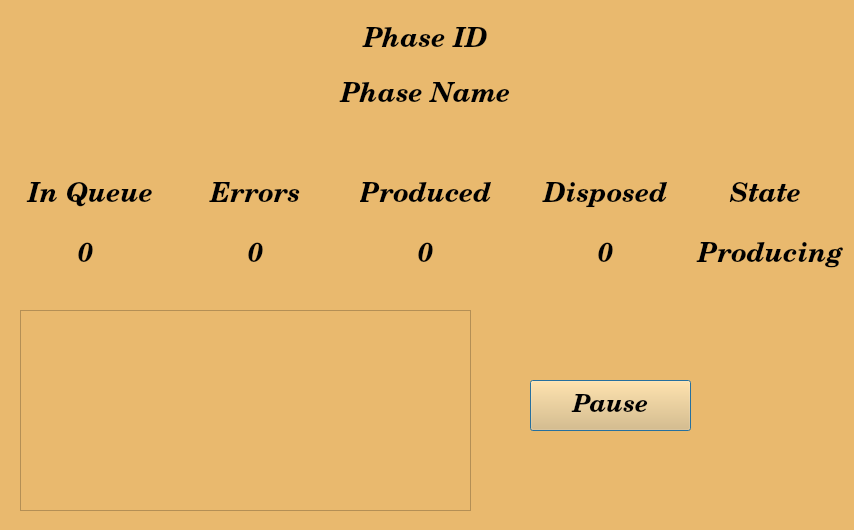
<?xml version="1.0" encoding="UTF-8"?>
<ui version="4.0">
 <class>PhaseViewDialog</class>
 <widget class="QDialog" name="PhaseViewDialog">
  <property name="geometry">
   <rect>
    <x>0</x>
    <y>0</y>
    <width>854</width>
    <height>530</height>
   </rect>
  </property>
  <property name="windowTitle">
   <string>Dialog</string>
  </property>
  <property name="styleSheet">
   <string notr="true">background-color: rgb(233, 185, 110);</string>
  </property>
  <widget class="QLabel" name="PhaseIDLabel">
   <property name="geometry">
    <rect>
     <x>310</x>
     <y>10</y>
     <width>231</width>
     <height>61</height>
    </rect>
   </property>
   <property name="font">
    <font>
     <family>Century Schoolbook L</family>
     <pointsize>20</pointsize>
     <weight>75</weight>
     <italic>true</italic>
     <bold>true</bold>
    </font>
   </property>
   <property name="text">
    <string>Phase ID</string>
   </property>
   <property name="alignment">
    <set>Qt::AlignCenter</set>
   </property>
  </widget>
  <widget class="QLabel" name="PhaseNameLabel">
   <property name="geometry">
    <rect>
     <x>170</x>
     <y>60</y>
     <width>511</width>
     <height>71</height>
    </rect>
   </property>
   <property name="font">
    <font>
     <family>Century Schoolbook L</family>
     <pointsize>20</pointsize>
     <weight>75</weight>
     <italic>true</italic>
     <bold>true</bold>
    </font>
   </property>
   <property name="text">
    <string>Phase Name</string>
   </property>
   <property name="alignment">
    <set>Qt::AlignCenter</set>
   </property>
  </widget>
  <widget class="QLabel" name="label_3">
   <property name="geometry">
    <rect>
     <x>20</x>
     <y>160</y>
     <width>141</width>
     <height>71</height>
    </rect>
   </property>
   <property name="font">
    <font>
     <family>Century Schoolbook L</family>
     <pointsize>20</pointsize>
     <weight>75</weight>
     <italic>true</italic>
     <bold>true</bold>
    </font>
   </property>
   <property name="text">
    <string>In Queue</string>
   </property>
   <property name="alignment">
    <set>Qt::AlignCenter</set>
   </property>
  </widget>
  <widget class="QLabel" name="label_4">
   <property name="geometry">
    <rect>
     <x>200</x>
     <y>160</y>
     <width>111</width>
     <height>71</height>
    </rect>
   </property>
   <property name="font">
    <font>
     <family>Century Schoolbook L</family>
     <pointsize>20</pointsize>
     <weight>75</weight>
     <italic>true</italic>
     <bold>true</bold>
    </font>
   </property>
   <property name="text">
    <string>Errors</string>
   </property>
   <property name="alignment">
    <set>Qt::AlignCenter</set>
   </property>
  </widget>
  <widget class="QLabel" name="label_5">
   <property name="geometry">
    <rect>
     <x>360</x>
     <y>160</y>
     <width>131</width>
     <height>71</height>
    </rect>
   </property>
   <property name="font">
    <font>
     <family>Century Schoolbook L</family>
     <pointsize>20</pointsize>
     <weight>75</weight>
     <italic>true</italic>
     <bold>true</bold>
    </font>
   </property>
   <property name="text">
    <string>Produced</string>
   </property>
   <property name="alignment">
    <set>Qt::AlignCenter</set>
   </property>
  </widget>
  <widget class="QLabel" name="label_6">
   <property name="geometry">
    <rect>
     <x>540</x>
     <y>160</y>
     <width>131</width>
     <height>71</height>
    </rect>
   </property>
   <property name="font">
    <font>
     <family>Century Schoolbook L</family>
     <pointsize>20</pointsize>
     <weight>75</weight>
     <italic>true</italic>
     <bold>true</bold>
    </font>
   </property>
   <property name="text">
    <string>Disposed</string>
   </property>
   <property name="alignment">
    <set>Qt::AlignCenter</set>
   </property>
  </widget>
  <widget class="QLabel" name="label_7">
   <property name="geometry">
    <rect>
     <x>700</x>
     <y>160</y>
     <width>131</width>
     <height>71</height>
    </rect>
   </property>
   <property name="font">
    <font>
     <family>Century Schoolbook L</family>
     <pointsize>20</pointsize>
     <weight>75</weight>
     <italic>true</italic>
     <bold>true</bold>
    </font>
   </property>
   <property name="text">
    <string>State</string>
   </property>
   <property name="alignment">
    <set>Qt::AlignCenter</set>
   </property>
  </widget>
  <widget class="QLabel" name="QueueSizeLabel">
   <property name="geometry">
    <rect>
     <x>30</x>
     <y>220</y>
     <width>111</width>
     <height>71</height>
    </rect>
   </property>
   <property name="font">
    <font>
     <family>Century Schoolbook L</family>
     <pointsize>20</pointsize>
     <weight>75</weight>
     <italic>true</italic>
     <bold>true</bold>
    </font>
   </property>
   <property name="text">
    <string>0</string>
   </property>
   <property name="alignment">
    <set>Qt::AlignCenter</set>
   </property>
  </widget>
  <widget class="QLabel" name="ErrorLabel">
   <property name="geometry">
    <rect>
     <x>200</x>
     <y>220</y>
     <width>111</width>
     <height>71</height>
    </rect>
   </property>
   <property name="font">
    <font>
     <family>Century Schoolbook L</family>
     <pointsize>20</pointsize>
     <weight>75</weight>
     <italic>true</italic>
     <bold>true</bold>
    </font>
   </property>
   <property name="text">
    <string>0</string>
   </property>
   <property name="alignment">
    <set>Qt::AlignCenter</set>
   </property>
  </widget>
  <widget class="QLabel" name="ProducedLabel">
   <property name="geometry">
    <rect>
     <x>370</x>
     <y>220</y>
     <width>111</width>
     <height>71</height>
    </rect>
   </property>
   <property name="font">
    <font>
     <family>Century Schoolbook L</family>
     <pointsize>20</pointsize>
     <weight>75</weight>
     <italic>true</italic>
     <bold>true</bold>
    </font>
   </property>
   <property name="text">
    <string>0</string>
   </property>
   <property name="alignment">
    <set>Qt::AlignCenter</set>
   </property>
  </widget>
  <widget class="QLabel" name="DisposedLabel">
   <property name="geometry">
    <rect>
     <x>550</x>
     <y>220</y>
     <width>111</width>
     <height>71</height>
    </rect>
   </property>
   <property name="font">
    <font>
     <family>Century Schoolbook L</family>
     <pointsize>20</pointsize>
     <weight>75</weight>
     <italic>true</italic>
     <bold>true</bold>
    </font>
   </property>
   <property name="text">
    <string>0</string>
   </property>
   <property name="alignment">
    <set>Qt::AlignCenter</set>
   </property>
  </widget>
  <widget class="QLabel" name="StateLabel">
   <property name="geometry">
    <rect>
     <x>690</x>
     <y>220</y>
     <width>161</width>
     <height>71</height>
    </rect>
   </property>
   <property name="font">
    <font>
     <family>Century Schoolbook L</family>
     <pointsize>20</pointsize>
     <weight>75</weight>
     <italic>true</italic>
     <bold>true</bold>
    </font>
   </property>
   <property name="text">
    <string>Producing</string>
   </property>
   <property name="alignment">
    <set>Qt::AlignCenter</set>
   </property>
  </widget>
  <widget class="QTextEdit" name="BinnacleTextEdit">
   <property name="geometry">
    <rect>
     <x>20</x>
     <y>310</y>
     <width>451</width>
     <height>201</height>
    </rect>
   </property>
  </widget>
  <widget class="QPushButton" name="PauseButton">
   <property name="geometry">
    <rect>
     <x>530</x>
     <y>380</y>
     <width>161</width>
     <height>51</height>
    </rect>
   </property>
   <property name="font">
    <font>
     <family>Century Schoolbook L</family>
     <pointsize>19</pointsize>
     <weight>75</weight>
     <italic>true</italic>
     <bold>true</bold>
    </font>
   </property>
   <property name="text">
    <string>Pause</string>
   </property>
  </widget>
 </widget>
 <resources/>
 <connections/>
</ui>
